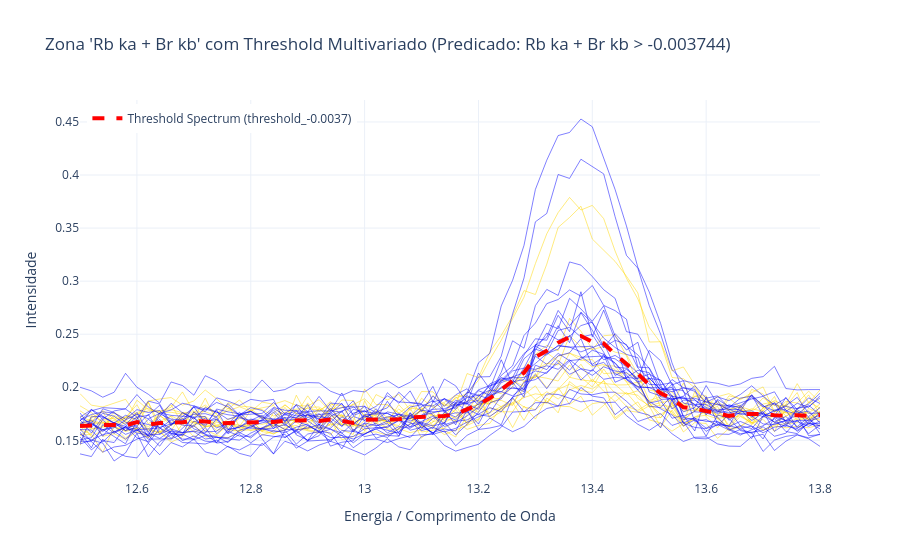

Source (notebook cell):
### Markdown cell above
## Reconstrução de Thresholds Multivariados

Agora vamos pegar os thresholds dos predicados mais importantes e reconstruí-los como espectros completos.

### Code cell
import plotly.graph_objects as go

n = 0
zone_name = lrc_summed_df_cov_natural.iloc[n]['Zone']
threshold_score = float(lrc_summed_df_cov_natural.iloc[n]['Threshold_Natural'])  # Corrigido: usa n em vez de 7

# Usar pca_info_dict dos dados ORIGINAIS (zones_original[1])
pca_info_dict_original = zones_original[1]

# Reconstrução: τ = mean + threshold * loadings (no espaço original)
threshold_spectrum = exp.reconstruct_threshold_to_spectrum(
    threshold_value=threshold_score,
    zone_name=zone_name,
    pca_info_dict=pca_info_dict_original
)
print(f"\nEspectro de threshold reconstruído para zona '{zone_name}':")
print(f"  - Dimensão: {len(threshold_spectrum)} variáveis espectrais")
print(f"  - Range de energias: {threshold_spectrum.index[0]} - {threshold_spectrum.index[-1]}")
print(f"  - Variância explicada pela PC1: {pca_info_dict_original[zone_name]['variance_explained']:.2%}")

# Usar dados ORIGINAIS para plotar (spectral_zones_original)
zone_df = spectral_zones_original[zone_name]

# Plotar zona com threshold (inline)
fig = go.Figure()
x_values = pd.to_numeric(zone_df.columns, errors='coerce')

# Plotar espectros das amostras coloridas por classe
colors = {'A': 'gold', 'B': 'blue'}
for idx, row in zone_df.iterrows():
    class_label = ycalclass.iloc[idx] if idx < len(ycalclass) else 'Unknown'
    fig.add_trace(go.Scatter(
        x=x_values,
        y=row.values,
        mode='lines',
        line=dict(color=colors.get(class_label, 'rgba(128,128,128,0.3)'), width=0.5),
        name=f'Class {class_label}',
        showlegend=False,
        hoverinfo='skip'
    ))

# Plotar espectro de threshold (destaque)
fig.add_trace(go.Scatter(
    x=x_values,
    y=threshold_spectrum.values,
    mode='lines',
    line=dict(color='red', width=4, dash='dash'),
    name=f'Threshold Spectrum ({threshold_spectrum.name})'
))

# Layout do gráfico
fig.update_layout(
    title=f"Zona '{zone_name}' com Threshold Multivariado (Predicado: {lrc_summed_df_cov_natural.iloc[n]['Node_Natural']})",
    xaxis_title='Energia / Comprimento de Onda',
    yaxis_title='Intensidade',
    template='plotly_white',
    showlegend=True,
    legend=dict(yanchor="top", y=0.99, xanchor="left", x=0.01)
)

fig.show()
